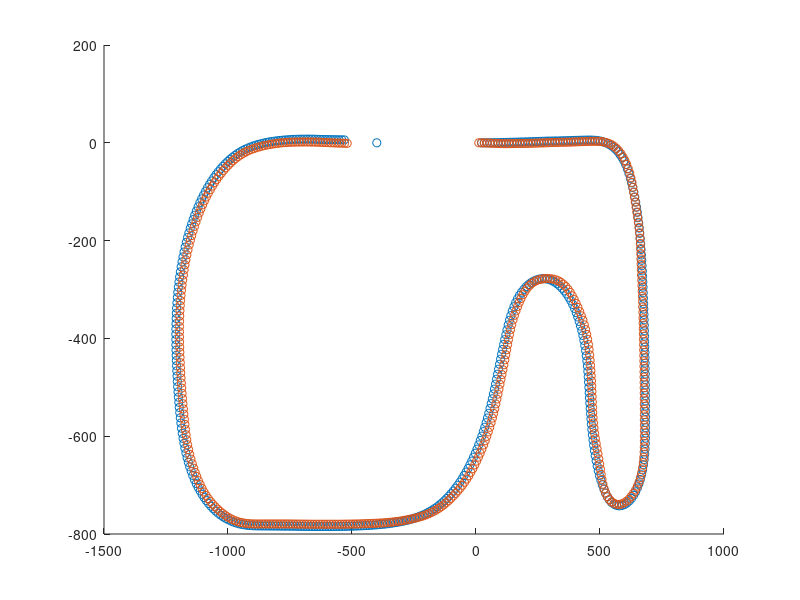

Write the MATLAB code that produced this figure. (Note: this script raises an error after producing the figure.)
data = load("VLT_log.txt");
target_x_point = data(:, 1);%目標x座標
target_y_point = data(:, 2);%目標y座標
theta_10mm = data(:, 3);%目標車体角速度
now_x_point = data(:, 4);%現在x座標
now_y_point = data(:, 5);%現在y座標
now_theta = data(:,6);%現在車体角速度
error_x = data(:, 7);%x座標の誤差
error_y = data(:, 8);%y座標の誤差
error_theta = data(:, 9);%車体角速度の誤差
target_velocity = data(:, 10);%目標並進速度
target_angularvelocity = data(:, 11);%目標車体角速度
current_velociy = data(:, 12);%現在速度
current_angularvelocity = data(:, 13);%現在角速度

% データが有るところだけ抽出
target_x_point = nonzeros(target_x_point);
target_y_point = target_y_point(1:size(target_x_point));
now_x_point = nonzeros(now_x_point);
now_y_point = now_y_point(1:size(now_x_point));

theta_adj = target_y_point .* 1;

x_r = 0;
y_r = 0;
x_c = 0;
y_c = 0;
th = 0;

X_R = [];
Y_R = [];
X_C = [];
Y_C = [];
for i = 1:size(target_x_point)
    x_r = target_x_point(i);
    y_r = target_y_point(i);
    x_c = now_x_point(i);
    y_c = now_y_point(i);
    X_R = [X_R x_r];
    Y_R = [Y_R y_r];
    X_C = [X_C x_c];
    Y_C = [Y_C y_c];
end

figure(1);%コースxy座標をプロット
scatter(X_R, Y_R, 'red')
hold on
scatter(X_C, Y_C, 'blue')
xline(0,"-r")
xline(-1000,"-r")
yline(0,"-r")
grid on
grid minor
axis equal
legend('Target Point (red)', 'Current Point (blue)')

figure(2);%速度・角速度の差をプロット
subplot(2, 1, 1)
plot(target_velocity, 'color', 'red')
hold on
plot(current_velociy, 'color', 'blue')
grid on
title('Velocity(m/s)')
legend('Target Velocity (red)', 'Current Velocity (blue)')

subplot(2, 1, 2)
plot(target_angularvelocity, 'color', 'red')
hold on
plot(current_angularvelocity, 'color', 'blue')
yline(0,"-g")
grid on
title('AngularVelocity(rad/s)')
legend('Target Angularvelocity (red)', 'Current Angularvelocity (blue)')

figure(3);%Error分を出力
subplot(2, 1, 1)
plot(error_x)
yline(0,"-r")
yline(10,"-g")
ylim([-10 50])
grid on
title('Error X')

subplot(2, 1, 2)
plot(error_y)
yline(0,"-r")
grid on
title('Error Y')
